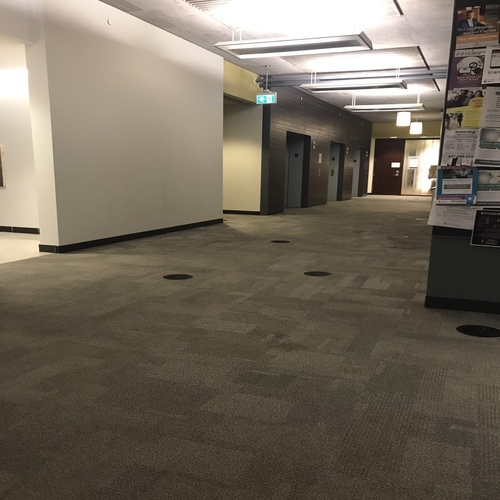
#> input picture a3/A3/data/1.jpg, 500 x 500 px
$ python q3.py
#> lines starting #> are read from the running program, lines starting #| are printed output that depends on the picture; after the words box and inside, x2 and y2 are one past the last pixel; in counts of white or black regions, pixels touching at a corner belong together
import cv2
import numpy as np

img = cv2.imread('./A3/data/1.jpg')
#> img is the input picture: shape (500, 500, 3); mean B, G, R 91.8, 105.3, 114.4
gray = cv2.cvtColor(img,cv2.COLOR_BGR2GRAY)
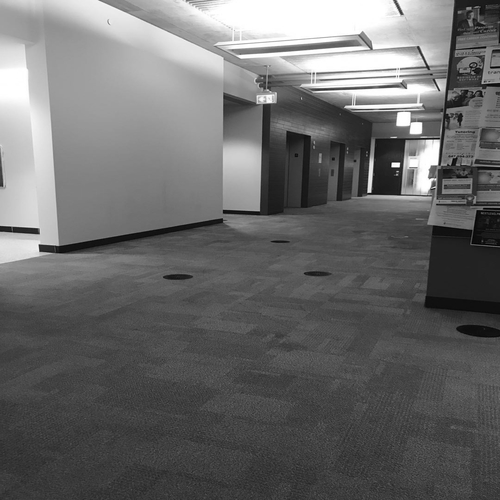
#> gray: shape (500, 500); min 0, max 255, mean 106.5
edges = cv2.Canny(img,100,200)
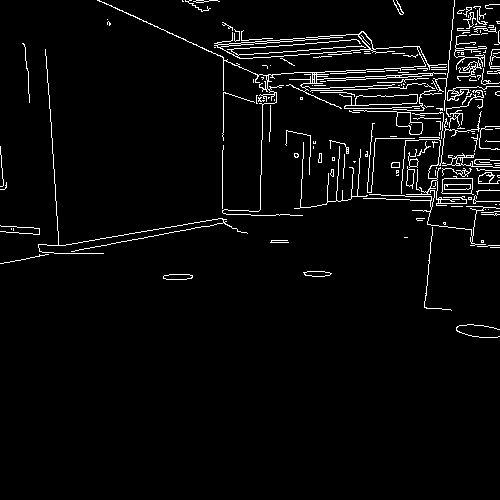
#> edges: shape (500, 500); 3.7% white in thin lines or dots, all inside (x1, y1, x2, y2) = (0, 0, 500, 338)
result = np.zeros((2000,2000))
lines = cv2.HoughLines(edges,1,np.pi/180,200)
#> lines = None
result[750:1250,750:1250] = gray
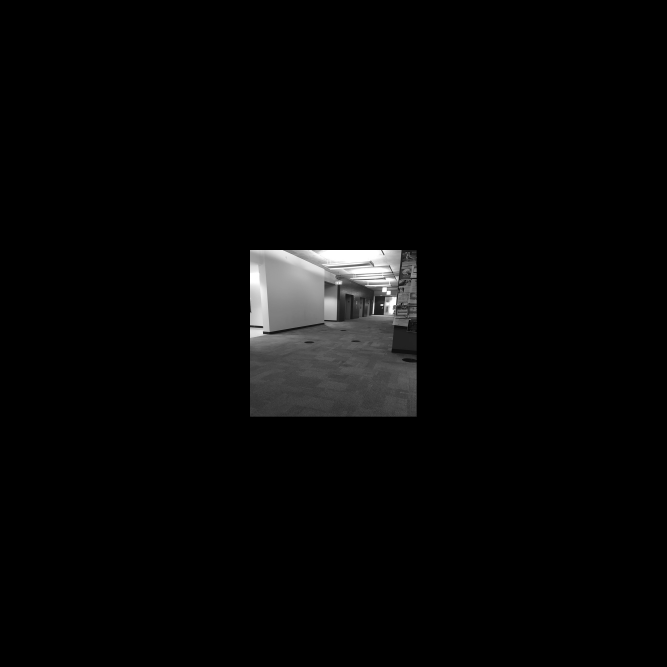
#> result: shape (2000, 2000) float64 (shown at 1/3 size); min 0, max 255, mean 6.7


cv2.imwrite('warp1.jpg',result)

$ run again, with a3/A3/data/2.jpg copied over a3/A3/data/1.jpg
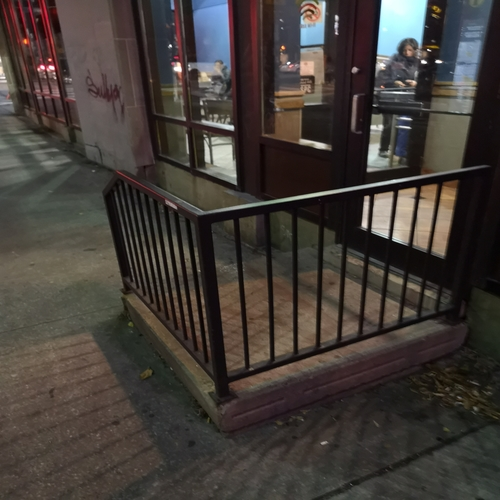
#> input picture a3/A3/data/2.jpg, 500 x 500 px
#> img is the input picture: shape (500, 500, 3); mean B, G, R 56, 60.8, 67.2
#> `edges = cv2.Canny(img,100,200)`:
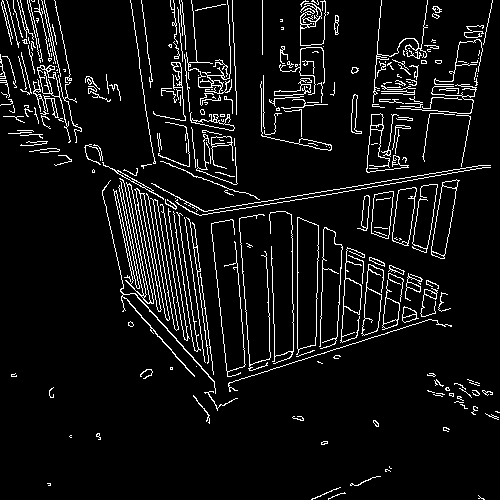
#> edges: shape (500, 500); 6.9% white in thin lines or dots
#> lines = None
#> `result[750:1250,750:1250] = gray`:
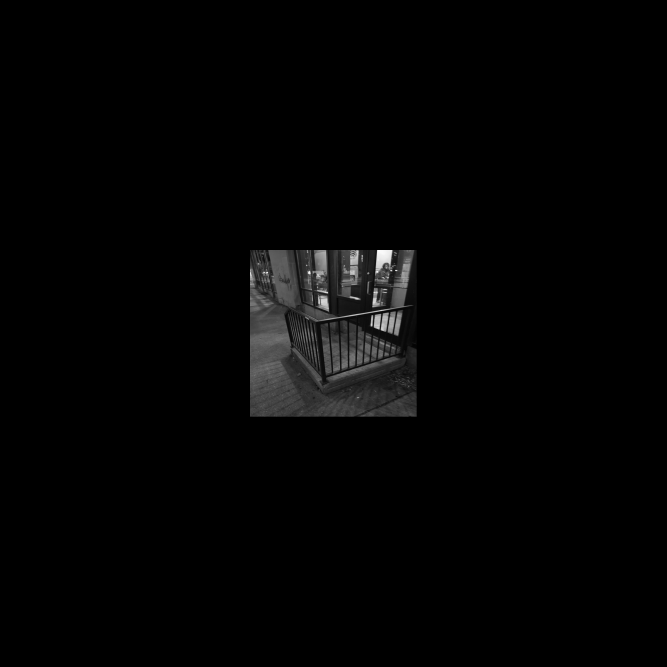
#> result: shape (2000, 2000) float64 (shown at 1/3 size); min 0, max 255, mean 3.9

$ run again, with a3/A3/data/3.jpg copied over a3/A3/data/1.jpg
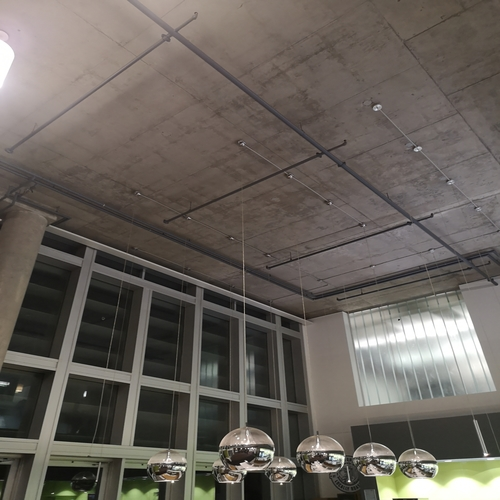
#> input picture a3/A3/data/3.jpg, 500 x 500 px
#> img is the input picture: shape (500, 500, 3); mean B, G, R 91, 97.7, 103.8
#> `edges = cv2.Canny(img,100,200)`:
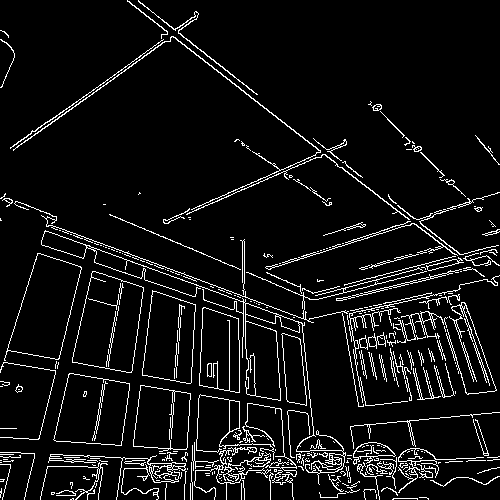
#> edges: shape (500, 500); 6.9% white in thin lines or dots
#> lines = [[-78, 2.23], [217, 1.9], [229, 1.88], [154, 1.97], [-84, 2.23]]
#> `result[750:1250,750:1250] = gray`:
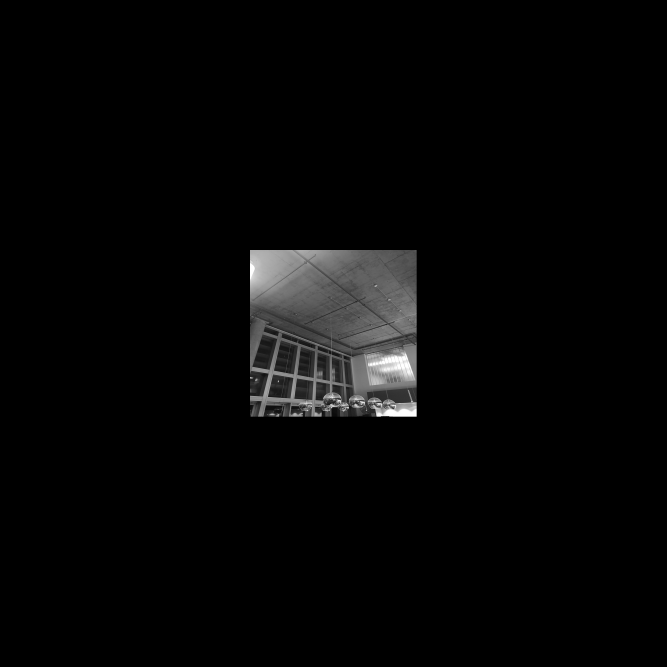
#> result: shape (2000, 2000) float64 (shown at 1/3 size); min 0, max 255, mean 6.2
